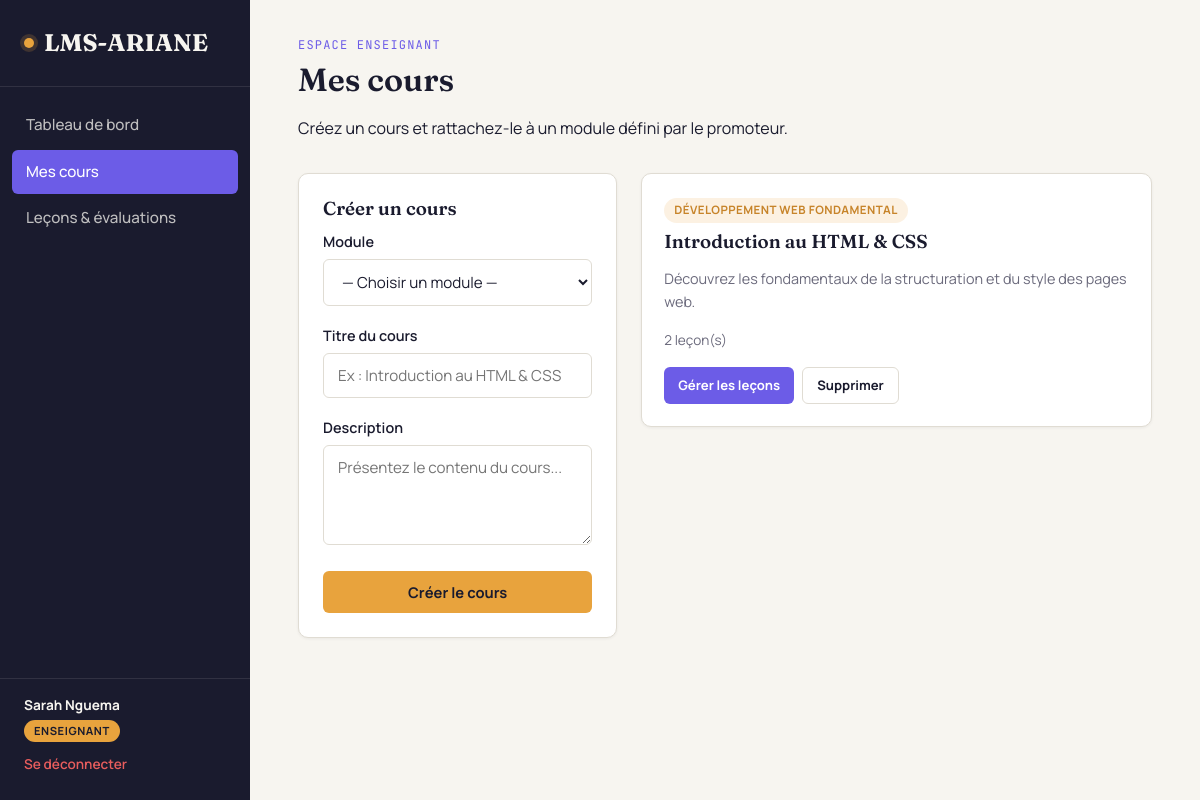
Page /cours.php (signed in) on the committed database.
### tables this page shows
CREATE TABLE cours (
    id INT AUTO_INCREMENT PRIMARY KEY,
    module_id INT NOT NULL,
    enseignant_id INT NOT NULL,
    titre VARCHAR(150) NOT NULL,
    description TEXT,
    date_creation DATETIME DEFAULT CURRENT_TIMESTAMP,
    FOREIGN KEY (module_id) REFERENCES modules(id) ON DELETE CASCADE,
    FOREIGN KEY (enseignant_id) REFERENCES utilisateurs(id) ON DELETE CASCADE
);

CREATE TABLE modules (
    id INT AUTO_INCREMENT PRIMARY KEY,
    titre VARCHAR(150) NOT NULL,
    description TEXT,
    promoteur_id INT NOT NULL,
    seuil_validation INT NOT NULL DEFAULT 60,  
    date_creation DATETIME DEFAULT CURRENT_TIMESTAMP,
    FOREIGN KEY (promoteur_id) REFERENCES utilisateurs(id) ON DELETE CASCADE
);

### cours.php (the view, shortened to what this page needs)
<?php
require_once __DIR__ . '/../config/database.php';
$enseignantId = $_SESSION['user_id'];
$modules = $pdo->query("SELECT * FROM modules ORDER BY titre")->fetchAll();
$stmt = $pdo->prepare("
    SELECT c.*, m.titre AS module_titre,
        (SELECT COUNT(*) FROM lecons l WHERE l.cours_id = c.id) AS nb_lecons
    FROM cours c
    JOIN modules m ON m.id = c.module_id
    WHERE c.enseignant_id = ?
    ORDER BY c.date_creation DESC
");
$stmt->execute([$enseignantId]);
$cours = $stmt->fetchAll();
include __DIR__ . '/../includes/header.php';
?>
<div class="app-shell">
    <?php include __DIR__ . '/../includes/sidebar.php'; ?>
    <main class="main-content">
        <div class="page-header">
            <div class="eyebrow">Espace enseignant</div>
            <h1>Mes cours</h1>
            <p>Créez un cours et rattachez-le à un module défini par le promoteur.</p>
        </div>
        <div style="display:grid; grid-template-columns: 1fr 1.6fr; gap:24px; align-items:start;">
            <div class="card">
                <h3>Créer un cours</h3>
                <form method="POST" action="cours.php">
                    <div class="form-group">
                        <label for="module_id">Module</label>
                        <select id="module_id" name="module_id" required>
                            <option value="">— Choisir un module —</option>
                        </select>
                    </div>
                    <div class="form-group">
                        <label for="titre">Titre du cours</label>
                        <input type="text" id="titre" name="titre" required placeholder="Ex : Introduction au HTML & CSS">
                    </div>
                    <div class="form-group">
                        <label for="description">Description</label>
                        <textarea id="description" name="description" placeholder="Présentez le contenu du cours..."></textarea>
                    </div>
                    <button type="submit" class="btn btn-thread btn-block" <?= empty($modules) ? 'disabled' : '' ?>>Créer le cours</button>
                </form>
            </div>
            <div>
                <?php if (empty($cours)): ?>
                    <div class="empty-state card">
                        <h3>Aucun cours créé</h3>
                        <p>Utilisez le formulaire pour créer votre premier cours.</p>
                    </div>
                <?php else: ?>
                    <div class="card-grid">
                        <?php foreach ($cours as $c): ?>
                            <div class="module-card">
                                <div class="badge badge-pending" style="margin-bottom:8px;"><?= htmlspecialchars($c['module_titre']) ?></div>
                                <h3><?= htmlspecialchars($c['titre']) ?></h3>
                                <p><?= htmlspecialchars($c['description']) ?></p>
                                <p style="font-size:0.85rem; color:var(--ariane-text-muted);"><?= $c['nb_lecons'] ?> leçon(s)</p>
                                <div style="display:flex; gap:8px;">
                                    <a href="lecons.php?cours_id=<?= $c['id'] ?>" class="btn btn-primary btn-sm">Gérer les leçons</a>
                                    <a href="cours.php?supprimer=<?= $c['id'] ?>" class="btn btn-ghost btn-sm" onclick="return confirm('Supprimer ce cours et toutes ses leçons ?');">Supprimer</a>
                                </div>
                            </div>
                        <?php endforeach; ?>
                    </div>
                <?php endif; ?>
            </div>
        </div>
    </main>
</div>
<?php include __DIR__ . '/../includes/footer.php'; ?>

### style.css (style rules this page uses)
:root { --ariane-ink: #1A1B2E; --ariane-ink-light: #2C2E4A; --ariane-paper: #F7F5F0; --ariane-paper-alt: #EFEBE3; --ariane-thread: #E8A33D; --ariane-thread-dark: #C7842A; --ariane-violet: #6C5CE7; --ariane-violet-light: #8C7FF0; --ariane-sage: #4FA37D; --ariane-coral: #E85D5D; --ariane-border: #E0DCD3; --ariane-text-muted: #6B6A7C; --font-display: "Fraunces", Georgia, serif; --font-body: "Manrope", -apple-system, BlinkMacSystemFont, "Segoe UI", sans-serif; --font-mono: "JetBrains Mono", "Courier New", monospace; --radius: 10px; --radius-sm: 6px; --shadow-sm: 0 1px 3px rgba(26, 27, 46, 0.06); --shadow-md: 0 4px 16px rgba(26, 27, 46, 0.08); }
* { box-sizing: border-box; }
html, body { margin: 0; padding: 0; }
body { font-family: var(--font-body); background: var(--ariane-paper); color: var(--ariane-ink); font-size: 16px; line-height: 1.6; -webkit-font-smoothing: antialiased; }
h1, h2, h3, h4 { font-family: var(--font-display); font-weight: 600; line-height: 1.2; margin: 0 0 0.5em 0; color: var(--ariane-ink); }
a { color: var(--ariane-violet); text-decoration: none; }
.app-shell { display: flex; min-height: 100vh; }
.main-content { flex: 1; padding: 36px 48px; max-width: 1200px; }
.page-header { margin-bottom: 32px; }
.page-header .eyebrow { font-family: var(--font-mono); font-size: 0.75rem; text-transform: uppercase; letter-spacing: 0.1em; color: var(--ariane-violet); margin-bottom: 6px; }
.card { background: #fff; border: 1px solid var(--ariane-border); border-radius: var(--radius); padding: 24px; box-shadow: var(--shadow-sm); }
.card-grid { display: grid; grid-template-columns: repeat(auto-fill, minmax(280px, 1fr)); gap: 20px; }
.module-card { background: #fff; border: 1px solid var(--ariane-border); border-radius: var(--radius); padding: 22px; box-shadow: var(--shadow-sm); transition: box-shadow 0.2s, transform 0.2s; }
.module-card h3 { margin-bottom: 6px; }
.module-card p { color: var(--ariane-text-muted); font-size: 0.9rem; margin-bottom: 16px; }
.form-group { margin-bottom: 18px; }
.form-group label { display: block; font-weight: 600; font-size: 0.9rem; margin-bottom: 6px; }
.form-group input, .form-group select, .form-group textarea { width: 100%; padding: 11px 14px; border: 1px solid var(--ariane-border); border-radius: var(--radius-sm); font-family: var(--font-body); font-size: 0.95rem; background: #fff; color: var(--ariane-ink); transition: border-color 0.15s, box-shadow 0.15s; }
.form-group textarea { resize: vertical; min-height: 100px; }
.btn { display: inline-flex; align-items: center; justify-content: center; gap: 8px; padding: 11px 22px; border: none; border-radius: var(--radius-sm); font-family: var(--font-body); font-weight: 700; font-size: 0.92rem; cursor: pointer; text-decoration: none; transition: transform 0.1s, box-shadow 0.15s, background 0.15s; }
.btn-primary { background: var(--ariane-violet); color: #fff; }
.btn-thread { background: var(--ariane-thread); color: var(--ariane-ink); }
.btn-ghost { background: transparent; color: var(--ariane-ink); border: 1px solid var(--ariane-border); }
.btn-block { width: 100%; }
.btn-sm { padding: 7px 14px; font-size: 0.82rem; }
.badge { display: inline-block; padding: 3px 10px; border-radius: 999px; font-size: 0.72rem; font-weight: 700; text-transform: uppercase; letter-spacing: 0.04em; }
.badge-pending { background: rgba(232, 163, 61, 0.15); color: var(--ariane-thread-dark); }

### rows in the picture
cours: module.titre "DÉVELOPPEMENT WEB FONDAMENTAL", titre "Introduction au HTML & CSS", description "Découvrez les fondamentaux de la structuration et du style des pages web.", nb_lecons "2"

### other values in the picture
$item['label'] "Tableau de bord"
$item['label'] "Mes cours"
$item['label'] "Leçons & évaluations"
nomUtilisateur() "Sarah Nguema"
$roleLabels[$role] "ENSEIGNANT"
